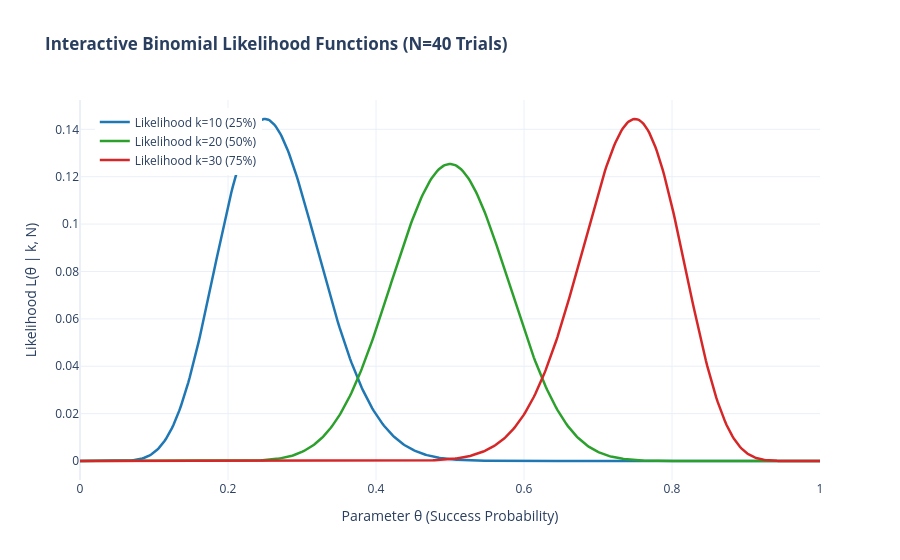

The cell this chart's notebook holds for it:
### Markdown cell above
## 📊 Interactive Likelihood Exploration (Plotly)
*Hover over the curves to inspect exact parameter values and likelihood heights in real time:*

### Code cell
import plotly.graph_objects as go
import numpy as np
from scipy import stats

theta_vals = np.linspace(0, 1, 500)
fig = go.Figure()
for k, color, name in [(10, '#1f77b4', 'k=10 (25%)'), (20, '#2ca02c', 'k=20 (50%)'), (30, '#d62728', 'k=30 (75%)')]:
    like = stats.binom.pmf(k, 40, theta_vals)
    fig.add_trace(go.Scatter(x=theta_vals, y=like, mode='lines', name=f'Likelihood {name}', line=dict(color=color, width=2.5)))
fig.update_layout(title='<b>Interactive Binomial Likelihood Functions (N=40 Trials)</b>', xaxis_title='Parameter θ (Success Probability)', yaxis_title='Likelihood L(θ | k, N)', hovermode='x unified', template='plotly_white', legend=dict(x=0.02, y=0.98))
fig.show()

### Figure 1 — Plotly figure (JSON) as saved in the notebook; plotly's stock layout.template omitted (floating-point values rounded to 4 significant figures; data arrays with more than 128 entries replaced by an {"elided": "..."} marker saying what was removed)
{"data": [{"line": {"color": "#1f77b4", "width": 2.5}, "mode": "lines", "name": "Likelihood k=10 (25%)", "type": "scatter", "x": {"elided": "500 float values"}, "y": {"elided": "500 float values"}}, {"line": {"color": "#2ca02c", "width": 2.5}, "mode": "lines", "name": "Likelihood k=20 (50%)", "type": "scatter", "x": {"elided": "500 float values"}, "y": {"elided": "500 float values"}}, {"line": {"color": "#d62728", "width": 2.5}, "mode": "lines", "name": "Likelihood k=30 (75%)", "type": "scatter", "x": {"elided": "500 float values"}, "y": {"elided": "500 float values"}}], "layout": {"hovermode": "x unified", "legend": {"x": 0.02, "y": 0.98}, "title": {"text": "<b>Interactive Binomial Likelihood Functions (N=40 Trials)</b>"}, "xaxis": {"title": {"text": "Parameter θ (Success Probability)"}}, "yaxis": {"title": {"text": "Likelihood L(θ | k, N)"}}}}
